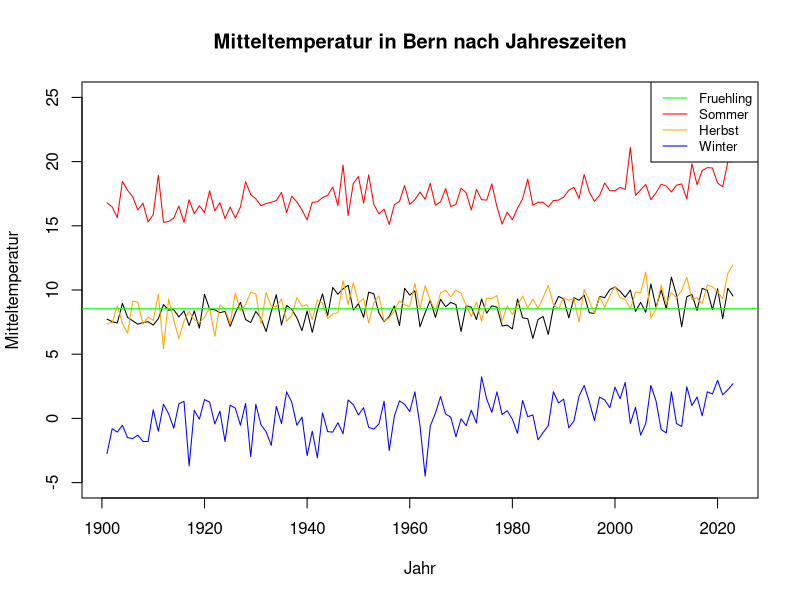
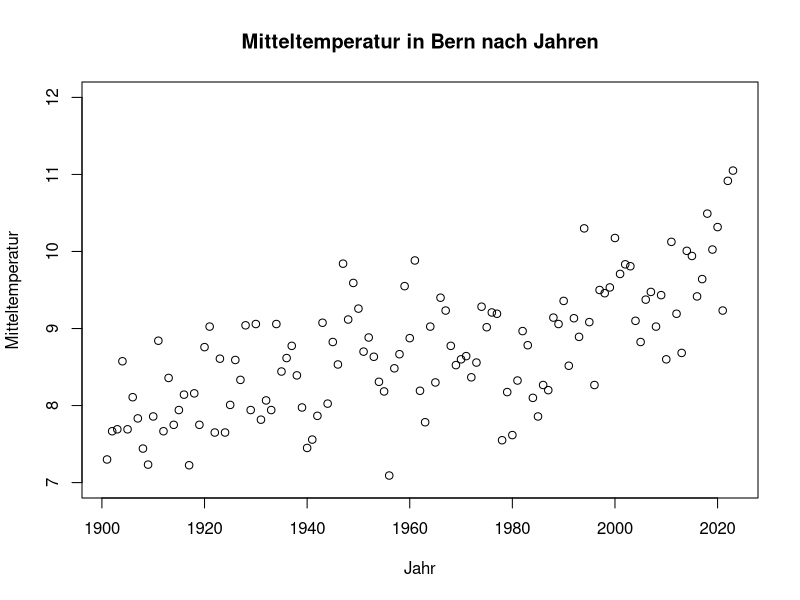
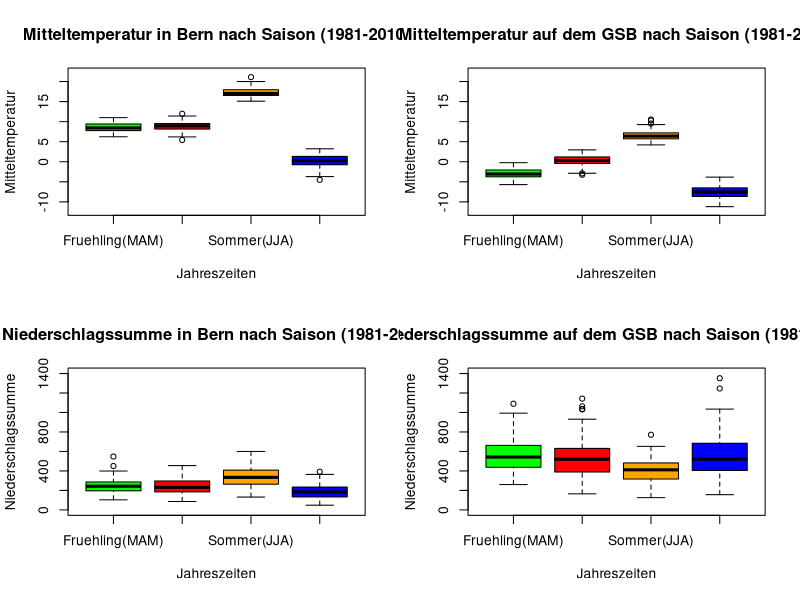

These figures' R source, in order:
## ---- chunk 1
Jahreszeitentabelle <- read.table("Data/meteodaten_saison.csv",
                     header = TRUE,
                     sep = ",")

saison_fruehling <- Jahreszeitentabelle[Jahreszeitentabelle[, 2] == "Fruehling(MAM)", ]
saison_sommer <- Jahreszeitentabelle[Jahreszeitentabelle$Saison == "Sommer(JJA)", ]
saison_herbst <- Jahreszeitentabelle[Jahreszeitentabelle$Saison == "Herbst(SON)", ]
saison_winter <- Jahreszeitentabelle[Jahreszeitentabelle$Saison == "Winter(DJF)", ]

saison_helper <- data.frame(
    saison_name = c("Fruehling", "Sommer", "Herbst", "Winter"),
    saison_farbe = c("green", "red", "orange", "blue"))

plot(saison_fruehling$Jahr,
     saison_fruehling$Bern_Mitteltemperatur,
     type = "line",

     xlab = "Jahr",
     ylab = "Mitteltemperatur",
     main = "Mitteltemperatur in Bern nach Jahreszeiten",
     ylim = c(-5, 25))

lines(saison_sommer$Jahr,
      saison_sommer$Bern_Mitteltemperatur,
      col = saison_helper$saison_farbe[2]
)

lines(saison_herbst$Jahr,
      saison_herbst$Bern_Mitteltemperatur,
      col = saison_helper$saison_farbe[3]
)

lines(saison_winter$Jahr,
      saison_winter$Bern_Mitteltemperatur,
      col = saison_helper$saison_farbe[4]
)






legend("topright",
       legend = saison_helper$saison_name,
       col = saison_helper$saison_farbe,
       lty = 1,
       cex = 0.8
       )

abline(mean(saison_fruehling$Bern_Mitteltemperatur),
       0,
       col = "green")
## ---- chunk 2
#| label: jahresmittelwerte

Jahreswerte <- aggregate(Jahreszeitentabelle$Bern_Mitteltemperatur,
                         by = list(Jahreszeitentabelle$Jahr),
                         FUN = mean)

# Für bessere Lesbarkeit: umbenennen der generierten Spaltennamen
colnames(Jahreswerte) <- c("Jahr", "Mitteltemperatur")

plot(Jahreswerte$Jahr,
     Jahreswerte$Mitteltemperatur,
     col = "black",
     xlab = "Jahr",
     ylab = "Mitteltemperatur",
     ylim = c(7, 12),
     main = "Mitteltemperatur in Bern nach Jahren")
## ---- chunk 3
#| label: boxplot

zeitraum <- 1981:2010

# Ausgabefenster in 2x2 aufteilen
par(mfrow = c(2, 2))

boxplot(Jahreszeitentabelle$Bern_Mitteltemperatur ~ Jahreszeitentabelle$Saison,
        data = Jahreszeitentabelle[Jahreszeitentabelle$Jahr %in% zeitraum, ],
        col = saison_helper$saison_farbe,
        xlab = "Jahreszeiten",
        ylab = "Mitteltemperatur",
        main = "Mitteltemperatur in Bern nach Saison (1981-2010)",
        ylim = c(-12, 22))

boxplot(Jahreszeitentabelle$GrStBernhard_Mitteltemperatur ~ Jahreszeitentabelle$Saison,
        data = Jahreszeitentabelle[Jahreszeitentabelle$Jahr %in% zeitraum, ],
        col = saison_helper$saison_farbe,
        xlab = "Jahreszeiten",
        ylab = "Mitteltemperatur",
        main = "Mitteltemperatur auf dem GSB nach Saison (1981-2010)",
        ylim = c(-12, 22))

boxplot(Jahreszeitentabelle$Bern_Niederschlagssumme ~ Jahreszeitentabelle$Saison,
        data = Jahreszeitentabelle[Jahreszeitentabelle$Jahr %in% zeitraum, ],
        col = saison_helper$saison_farbe,
        xlab = "Jahreszeiten",
        ylab = "Niederschlagssumme",
        main = "Niederschlagssumme in Bern nach Saison (1981-2010)",
        ylim = c(0, 1400))

boxplot(Jahreszeitentabelle$GrStBernhard_Niederschlagssumme ~ Jahreszeitentabelle$Saison,
        data = Jahreszeitentabelle[Jahreszeitentabelle$Jahr %in% zeitraum, ],
        col = saison_helper$saison_farbe,
        xlab = "Jahreszeiten",
        ylab = "Niederschlagssumme",
        main = "Niederschlagssumme auf dem GSB nach Saison (1981-2010)",
        ylim = c(0, 1400))

# Ausgabefenster zurücksetzen
par(mfrow = c(1, 1))
